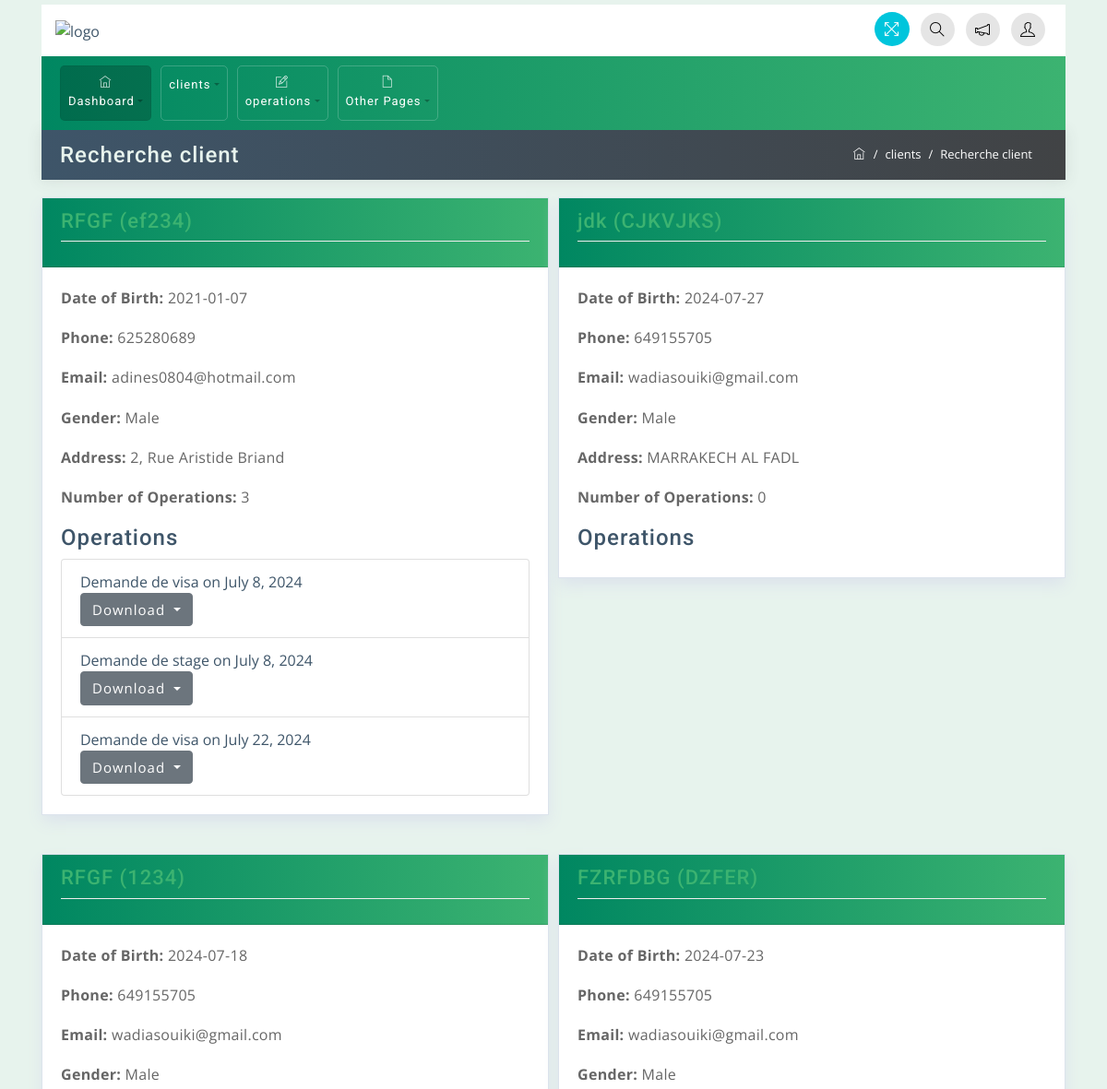
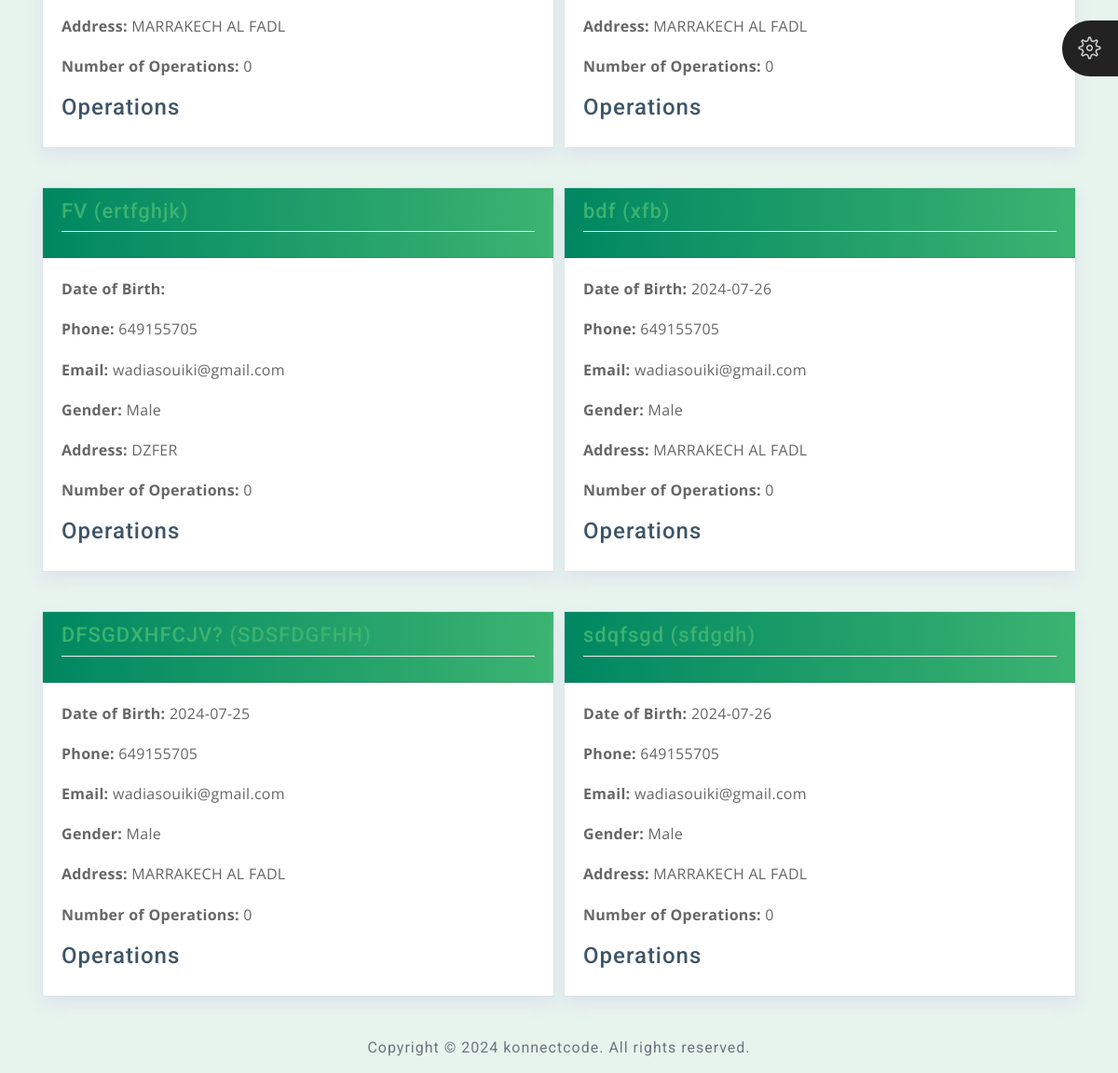
Screenshot of /client/show with the database file from the repository (2 pictures, top to bottom).
### employe/models.py (models this page shows, shortened)
class Client(models.Model):
    client_id=models.CharField(max_length=100,editable=False, unique=True)
    client_Name=models.CharField(max_length=100)
    Date_Of_Birth=models.CharField(max_length=100)
    Phone=models.IntegerField()
    Email=models.CharField(max_length=100)
    Gender=models.CharField(max_length=100)
    Address=models.TextField()

class Operation(models.Model):
    client_id = models.CharField(max_length=100)
    operation = models.CharField(max_length=100)
    operation_date = models.DateField()
    observation = models.TextField()
    piece_jointe = models.FileField(upload_to='piece_jointe/')
    confirmed = models.BooleanField(default=False)

### employe/views.py (the view)
# urls.py: path('client/show', Clients_show.as_view(), name='client_show'),
class Clients_show(View):
    def get(self, request):
        clients = Client.objects.all()
        for client in clients:
            operations_count = Operation.objects.filter(client_id=client.client_id).count()
            client.operations_count = operations_count
            client.operations = Operation.objects.filter(client_id=client.client_id)
        context = {
            'clients': clients
        }
        return render(request, 'client/show_client.html', context)

### employe/templates/client/show_client.html (shortened to what this page needs)
{% extends 'base.html' %}
{% block content %}
<div class="container mt-0">
    <div class="row breadcrumb-bar">
        <div class="col-md-6">
            <h3 class="block-title">Recherche client</h3>
        </div>
        <div class="col-md-6">
            <ol class="breadcrumb">
                <li class="breadcrumb-item">
                    <a href="index.html">
                        <span class="ti-home"></span>
                    </a>
                </li>
                <li class="breadcrumb-item">clients</li>
                <li class="breadcrumb-item active">Recherche client</li>
            </ol>
        </div>
    </div>
</div>
<div class="container">
    <div class="row">
        {% for client in clients %}
        <div class="col-md-6 mb-4">
            <div class="card proclinic-box-shadow">
                <div class="card-header proclinic-bg">
                    <h2 class="widget-title proclinic-text-color">{{ client.client_Name }} ({{ client.client_id }})</h2>
                </div>
                <div class="card-body">
                    <p><strong>Date of Birth:</strong> {{ client.Date_Of_Birth }}</p>
                    <p><strong>Phone:</strong> {{ client.Phone }}</p>
                    <p><strong>Email:</strong> {{ client.Email }}</p>
                    <p><strong>Gender:</strong> {{ client.Gender }}</p>
                    <p><strong>Address:</strong> {{ client.Address }}</p>
                    <p><strong>Number of Operations:</strong> {{ client.operations_count }}</p>
                    <h4>Operations</h4>
                    <ul class="list-group">
                        {% for operation in client.operations %}
                        <li class="list-group-item">
                            {{ operation.operation }} on {{ operation.operation_date }}
                            {% if operation.piece_jointe %}
                            <div class="dropdown">
                                <button class="btn btn-secondary dropdown-toggle" type="button" id="dropdownMenuButton" data-toggle="dropdown" aria-haspopup="true" aria-expanded="false">
                                    Download
                                </button>
                            </div>
                            {% endif %}
                        </li>
                        {% endfor %}
                    </ul>
                </div>
            </div>
        </div>
        {% endfor %}
    </div>
</div>
{% endblock %}

### employe/static/css/styles.css (style rules this page uses)
body { font-family: 'Open Sans', sans-serif; background-color: #E7F3ED; color: #3e5569; }
h1, h2, h3, h4, h5, h6, span, .menu-nav { font-family: 'Roboto', sans-serif; letter-spacing: 1px; }
p { font-size: 1em; line-height: 1.7em; color: #666; letter-spacing: .3px; }
a, a:hover, a:focus { color: inherit; text-decoration: none; transition: all 0.3s; }
.breadcrumb { border-radius: 0; margin-bottom: 0; float: right; border-radius: 20px; background-color: transparent; }
.breadcrumb-bar { background: #3e5569; background: -webkit-linear-gradient(to left, #414345, #3e5569); background: linear-gradient(to left, #414345, #3e5569); margin-left: 0px !important; margin-right: 0px !important; padding: 5px 20px; -webkit-box-shadow: 0px 1px 15px 1px rgba(69,65,78,0.1); box-shadow: 0px 1px 15px 1px rgba(69,65,78,0.1); color: #fff; border: 0px solid; }
.breadcrumb-item { color: #ffffff; font-size: 13px; }
.breadcrumb-item.active { color: #ffffff; font-size: 13px; }
.breadcrumb-item+.breadcrumb-item::before { color: #ffffff; }
.breadcrumb-bar div[class*="col-"] { padding-right: 0px; padding-left: 0px; }
.proclinic-box-shadow { border-radius: 0; border: 0; -webkit-box-shadow: 0 0 0 1px #dce3ec, 0 8px 16px 0 #dce3ec; box-shadow: 0 0 0 1px #dce3ec, 0 8px 16px 0 #dce3ec; background: #fff; margin-top: 20px; }
div[class*="col-"] { padding-right: 6px; padding-left: 6px; }
h3.block-title { background: transparent; margin: 4px auto; color: #E7F3ED; }
.widget-title { font-size: 22px; padding-bottom: .5rem; margin-bottom: 15px; border-bottom: 1px solid #eeeeee; }
.card, .card-img-top { border-radius: 0px; }
.card-header:first-child { border-radius: 0px; }
.card-body .btn { margin-bottom: 0px; }
.btn { margin-bottom: 5px; font-size: 15px; letter-spacing: 1px; }
.block-title { -ms-flex: 1 1 auto; flex: 1 1 auto; min-height: 1.75rem; font-size: 1.5rem; line-height: 1.5; }

### employe/static/css/green.css (style rules this page uses)
.proclinic-bg { background: #3CB371; background: -webkit-linear-gradient(to right, #008761, #3CB371); background: linear-gradient(to right, #008761, #3CB371); }
.proclinic-text-color { color: #3CB371; }
.widget-title { color: #3CB371; }

### employe/static/css/responsive.css (style rules this page uses)
@media (min-width: 992px) { .row { margin-right: -5px; margin-left: -5px; } }

### rows the page displays
Client: client_Name "RFGF", client_id "ef234", Date_Of_Birth "2021-01-07", Phone "625280689", Email "adines0804@hotmail.com", Gender "Male", Address "2, Rue Aristide Briand", operations_count "3"
Operation: operation "Demande de visa", operation_date "July 8, 2024"
Operation: operation "Demande de stage", operation_date "July 8, 2024"
Operation: operation "Demande de visa", operation_date "July 22, 2024"
Client: client_Name "jdk", client_id "CJKVJKS", Date_Of_Birth "2024-07-27", Phone "649155705", Email "wadiasouiki@gmail.com", Gender "Male", Address "MARRAKECH AL FADL", operations_count "0"
Client: client_Name "RFGF", client_id "1234", Date_Of_Birth "2024-07-18", Phone "649155705", Email "wadiasouiki@gmail.com", Gender "Male", Address "MARRAKECH AL FADL", operations_count "0"
Client: client_Name "FZRFDBG", client_id "DZFER", Date_Of_Birth "2024-07-23", Phone "649155705", Email "wadiasouiki@gmail.com", Gender "Male", Address "MARRAKECH AL FADL", operations_count "0"
Client: client_Name "FV", client_id "ertfghjk", Phone "649155705", Email "wadiasouiki@gmail.com", Gender "Male", Address "DZFER", operations_count "0"
Client: client_Name "bdf", client_id "xfb", Date_Of_Birth "2024-07-26", Phone "649155705", Email "wadiasouiki@gmail.com", Gender "Male", Address "MARRAKECH AL FADL", operations_count "0"
Client: client_Name "DFSGDXHFCJV?", client_id "SDSFDGFHH", Date_Of_Birth "2024-07-25", Phone "649155705", Email "wadiasouiki@gmail.com", Gender "Male", Address "MARRAKECH AL FADL", operations_count "0"
Client: client_Name "sdqfsgd", client_id "sfdgdh", Date_Of_Birth "2024-07-26", Phone "649155705", Email "wadiasouiki@gmail.com", Gender "Male", Address "MARRAKECH AL FADL", operations_count "0"
